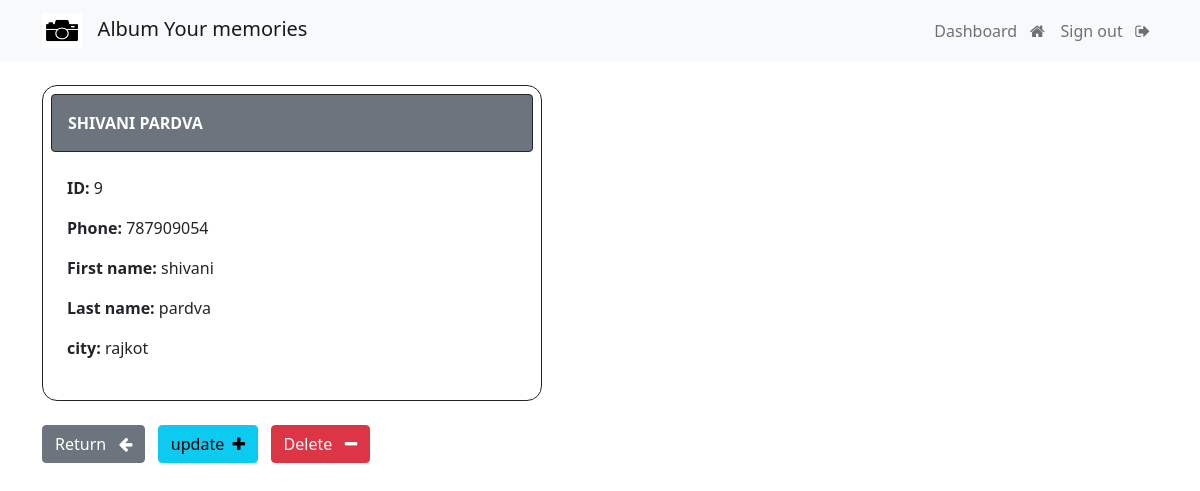
Screenshot of /record-view/9 (signed in) with the database file from the repository.
### webapp/models.py (models this page shows, shortened)
class Record(models.Model):
    first_name = models.CharField(max_length=100)
    last_name = models.CharField(max_length=100)
    email = models.CharField(max_length = 255)
    phone=models.IntegerField()
    city = models.CharField(max_length=300)

### webapp/views.py (the view)
@login_required(login_url='my-login')
def singular_record(request,pk):
    all_records = Record.objects.get(id=pk)
    context = {'record':all_records}
    return render(request,'webapp/view-record.html',context=context)

### templates/webapp/view-record.html (shortened to what this page needs)
{% extends 'webapp/base.html' %}
{% load crispy_forms_tags %}
{% load static %}
{% block content %}
<link rel="stylesheet" href="{% static 'css/style.css' %}">
<div class="card form-layout d-inline-flex p-2 border border-dark">
    <p class=" p-3 mb-2 bg-secondary text-white d-inline-flex p-2 border border-dark rounded"><strong>  {{record.first_name | upper}}
        {{record.last_name | upper}}
    </strong></p>
     <div class="card-body">
        <p><strong>ID: </strong>{{record.id}}</p>
        <p><strong>Phone: </strong>{{record.phone}}</p>
        <p><strong>First name: </strong>{{record.first_name}}</p>
        <p><strong>Last name: </strong>{{record.last_name}}</p>
        <p><strong>city: </strong>{{record.city}}</p>
    </div>
</div>
<br>
<br>
<a href="{% url 'dashboard' %}" class="btn btn-secondary">Return &nbsp; <i class="fa fa-arrow-left" aria-hidden="true"></i></a>
<a href="{% url 'update-record' record.id %}" class="btn btn-info">update &nbsp;<i class="fa fa-plus" aria-hidden="true"></i></a>
<a href="{% url 'delete-record' record.id %}" class="btn btn-danger">Delete &nbsp; <i class="fa fa-minus" aria-hidden="true"></i></a>
{% endblock %}

### static/css/style.css (style rules this page uses)
.form-layout { border-radius:15px; width:500px; }

### rows the page displays
Record: first_name "SHIVANI", last_name "PARDVA", id "9", phone "787909054", first_name "shivani", last_name "pardva", city "rajkot"
